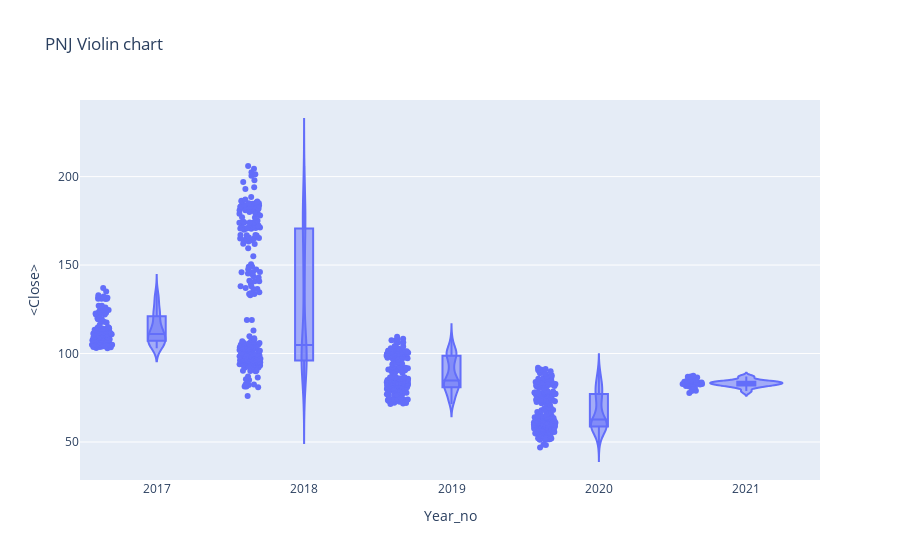

This figure's notebook cell:
### Code cell
#px.violin(df_tips, y="tip", x="smoker", color="sex", box=True, points="all",
#          hover_data=df_tips.columns)

fig = go.Figure()
px.violin(df,x='Year_no',y='<Close>',box =True, points='all',
         hover_data=df.columns, title = 'PNJ Violin chart')

### Figure 1 — Plotly figure (JSON) as saved in the notebook; plotly's stock layout.template omitted (floating-point values rounded to 4 significant figures; data arrays with more than 128 entries replaced by an {"elided": "..."} marker saying what was removed)
{"data": [{"alignmentgroup": "True", "box": {"visible": true}, "customdata": {"elided": "900x3 mixed values"}, "hovertemplate": "Year_no=%{x}<br><Close>=%{y}<br>datetime=%{customdata[0]}<br><Volume>=%{customdata[1]}<br>Period=%{customdata[2]}<extra></extra>", "legendgroup": "", "marker": {"color": "#636efa"}, "name": "", "offsetgroup": "", "orientation": "v", "points": "all", "scalegroup": "True", "showlegend": false, "type": "violin", "x": {"elided": "900 int values"}, "x0": " ", "xaxis": "x", "y": {"elided": "900 float values"}, "y0": " ", "yaxis": "y"}], "layout": {"legend": {"tracegroupgap": 0}, "title": {"text": "PNJ Violin chart"}, "violinmode": "group", "xaxis": {"anchor": "y", "domain": [0, 1], "title": {"text": "Year_no"}}, "yaxis": {"anchor": "x", "domain": [0, 1], "title": {"text": "<Close>"}}}}
